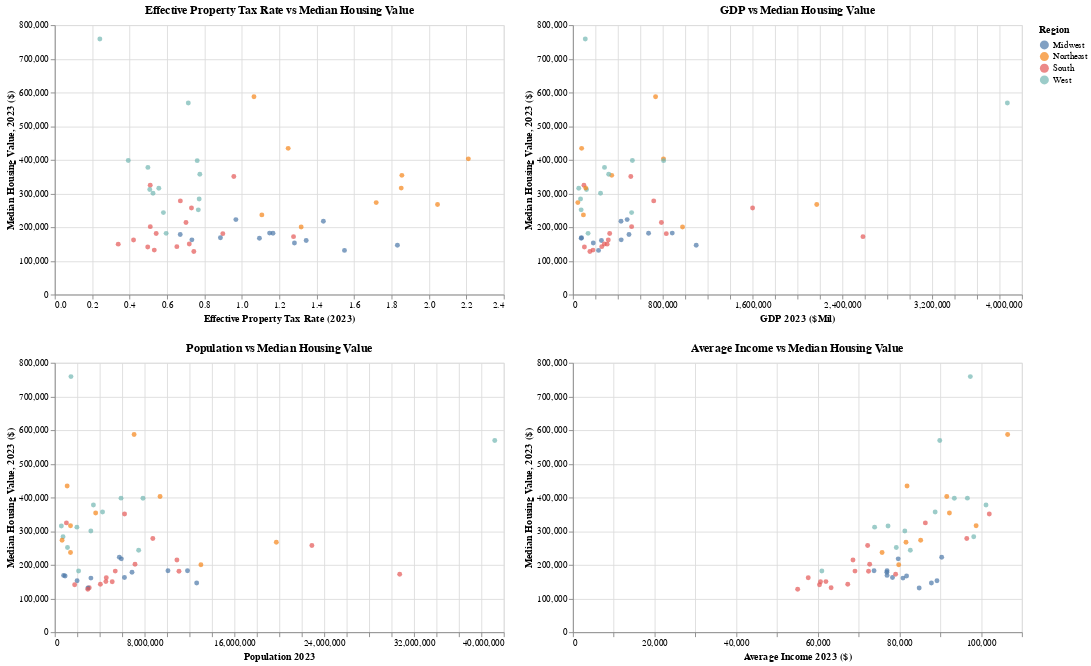

This figure's notebook cell:
### Markdown cell above
There is no clear trend indicating that as property tax rates increase the value of a house decreases. Let's compare other factors now.

### Code cell
Pop_plot = alt.Chart(State_df).mark_circle().encode(
    x = "Population 2023",
    y = "Median Housing Value, 2023 ($)",
    color = "Region",
    tooltip=['State','Population 2023','Median Housing Value, 2023 ($)']
).properties(
    width=500,
    title="Population vs Median Housing Value"
)

GDP_plot = alt.Chart(State_df).mark_circle().encode(
    x = "GDP 2023 ($Mil)",
    y = "Median Housing Value, 2023 ($)",
    color = "Region",
    tooltip=['State','GDP 2023 ($Mil)','Median Housing Value, 2023 ($)']
).properties(
    width=500,
    title="GDP vs Median Housing Value"
)

Inc_plot = alt.Chart(State_df).mark_circle().encode(
    x = "Average Income 2023 ($)",
    y = "Median Housing Value, 2023 ($)",
    color = "Region",
    tooltip=['State','Median Housing Value, 2023 ($)','Average Income 2023 ($)']
).properties(
    width=500,
    title="Average Income vs Median Housing Value"
)

Tax_plot & Pop_plot | GDP_plot & Inc_plot

### Figure 1 — Vega-Lite specification as saved in the notebook (floating-point values rounded to 4 significant figures)
{"config": {"view": {"continuousWidth": 300, "continuousHeight": 300}}, "hconcat": [{"vconcat": [{"mark": {"type": "circle"}, "encoding": {"color": {"field": "Region", "type": "nominal"}, "tooltip": [{"field": "State", "type": "nominal"}, {"field": "Effective Property Tax Rate (2023)", "type": "quantitative"}, {"field": "Median Housing Value, 2023 ($)", "type": "quantitative"}], "x": {"field": "Effective Property Tax Rate (2023)", "type": "quantitative"}, "y": {"field": "Median Housing Value, 2023 ($)", "type": "quantitative"}}, "title": "Effective Property Tax Rate vs Median Housing Value", "width": 500}, {"mark": {"type": "circle"}, "encoding": {"color": {"field": "Region", "type": "nominal"}, "tooltip": [{"field": "State", "type": "nominal"}, {"field": "Population 2023", "type": "quantitative"}, {"field": "Median Housing Value, 2023 ($)", "type": "quantitative"}], "x": {"field": "Population 2023", "type": "quantitative"}, "y": {"field": "Median Housing Value, 2023 ($)", "type": "quantitative"}}, "title": "Population vs Median Housing Value", "width": 500}]}, {"vconcat": [{"mark": {"type": "circle"}, "encoding": {"color": {"field": "Region", "type": "nominal"}, "tooltip": [{"field": "State", "type": "nominal"}, {"field": "GDP 2023 ($Mil)", "type": "quantitative"}, {"field": "Median Housing Value, 2023 ($)", "type": "quantitative"}], "x": {"field": "GDP 2023 ($Mil)", "type": "quantitative"}, "y": {"field": "Median Housing Value, 2023 ($)", "type": "quantitative"}}, "title": "GDP vs Median Housing Value", "width": 500}, {"mark": {"type": "circle"}, "encoding": {"color": {"field": "Region", "type": "nominal"}, "tooltip": [{"field": "State", "type": "nominal"}, {"field": "Median Housing Value, 2023 ($)", "type": "quantitative"}, {"field": "Average Income 2023 ($)", "type": "quantitative"}], "x": {"field": "Average Income 2023 ($)", "type": "quantitative"}, "y": {"field": "Median Housing Value, 2023 ($)", "type": "quantitative"}}, "title": "Average Income vs Median Housing Value", "width": 500}]}], "data": {"name": "data-445f00c6fee3f5df1550859ec3677a91"}, "$schema": "https://vega.github.io/schema/vega-lite/v5.20.1.json", "datasets": {"data-445f00c6fee3f5df1550859ec3677a91": [{"State": "Alabama", "Average Income 2023 ($)": 60660, "Region": "South", "Division": "East South Central", "Total Area (sq mi)": 52420, "Land Area (sq mi)": 50645, "Water Area (sq mi)": 1775, "Population 2023": 5117673, "GDP 2023 ($Mil)": 304936, "Median Housing Value, 2023 ($)": 149700.0, "Median Property Taxes Paid, 2023 ($)(5-Year Estimate)": 511.5, "Effective Property Tax Rate (2023)": 0.3392}, {"State": "Alaska", "Average Income 2023 ($)": 98190, "Region": "West", "Division": "Pacific", "Total Area (sq mi)": 665384, "Land Area (sq mi)": 570641, "Water Area (sq mi)": 94743, "Population 2023": 736510, "GDP 2023 ($Mil)": 68056, "Median Housing Value, 2023 ($)": 283600.0, "Median Property Taxes Paid, 2023 ($)(5-Year Estimate)": 2187.0, "Effective Property Tax Rate (2023)": 0.7719}, {"State": "Arizona", "Average Income 2023 ($)": 82660, "Region": "West", "Division": "Mountain", "Total Area (sq mi)": 113990, "Land Area (sq mi)": 113594, "Water Area (sq mi)": 396, "Population 2023": 7473027, "GDP 2023 ($Mil)": 522767, "Median Housing Value, 2023 ($)": 243400.0, "Median Property Taxes Paid, 2023 ($)(5-Year Estimate)": 1349.0, "Effective Property Tax Rate (2023)": 0.5807}, {"State": "Arkansas", "Average Income 2023 ($)": 63250, "Region": "South", "Division": "West South Central", "Total Area (sq mi)": 53179, "Land Area (sq mi)": 52035, "Water Area (sq mi)": 1143, "Population 2023": 3069463, "GDP 2023 ($Mil)": 178606, "Median Housing Value, 2023 ($)": 132000.0, "Median Property Taxes Paid, 2023 ($)(5-Year Estimate)": 705.2, "Effective Property Tax Rate (2023)": 0.5318}, {"State": "California", "Average Income 2023 ($)": 89870, "Region": "West", "Division": "Pacific", "Total Area (sq mi)": 163695, "Land Area (sq mi)": 155779, "Water Area (sq mi)": 7916, "Population 2023": 39198693, "GDP 2023 ($Mil)": 3870379, "Median Housing Value, 2023 ($)": 569000.0, "Median Property Taxes Paid, 2023 ($)(5-Year Estimate)": 4045.0, "Effective Property Tax Rate (2023)": 0.7138}, {"State": "Colorado", "Average Income 2023 ($)": 96640, "Region": "West", "Division": "Mountain", "Total Area (sq mi)": 104094, "Land Area (sq mi)": 103642, "Water Area (sq mi)": 452, "Population 2023": 5901339, "GDP 2023 ($Mil)": 529627, "Median Housing Value, 2023 ($)": 398100.0, "Median Property Taxes Paid, 2023 ($)(5-Year Estimate)": 1560.0, "Effective Property Tax Rate (2023)": 0.3928}, {"State": "Connecticut", "Average Income 2023 ($)": 92240, "Region": "Northeast", "Division": "New England", "Total Area (sq mi)": 5543, "Land Area (sq mi)": 4842, "Water Area (sq mi)": 701, "Population 2023": 3643023, "GDP 2023 ($Mil)": 345912, "Median Housing Value, 2023 ($)": 354000.0, "Median Property Taxes Paid, 2023 ($)(5-Year Estimate)": 6465.0, "Effective Property Tax Rate (2023)": 1.855}, {"State": "Delaware", "Average Income 2023 ($)": 86340, "Region": "South", "Division": "South Atlantic", "Total Area (sq mi)": 2489, "Land Area (sq mi)": 1949, "Water Area (sq mi)": 540, "Population 2023": 1036423, "GDP 2023 ($Mil)": 98069, "Median Housing Value, 2023 ($)": 324600.0, "Median Property Taxes Paid, 2023 ($)(5-Year Estimate)": 1649.0, "Effective Property Tax Rate (2023)": 0.5102}, {"State": "Florida", "Average Income 2023 ($)": 72200, "Region": "South", "Division": "South Atlantic", "Total Area (sq mi)": 65758, "Land Area (sq mi)": 53625, "Water Area (sq mi)": 12133, "Population 2023": 22904868, "GDP 2023 ($Mil)": 1600811, "Median Housing Value, 2023 ($)": 257200.0, "Median Property Taxes Paid, 2023 ($)(5-Year Estimate)": 1885.0, "Effective Property Tax Rate (2023)": 0.7307}, {"State": "Georgia", "Average Income 2023 ($)": 72420, "Region": "South", "Division": "South Atlantic", "Total Area (sq mi)": 59425, "Land Area (sq mi)": 57513, "Water Area (sq mi)": 1912, "Population 2023": 11064432, "GDP 2023 ($Mil)": 831828, "Median Housing Value, 2023 ($)": 180800.0, "Median Property Taxes Paid, 2023 ($)(5-Year Estimate)": 1529.0, "Effective Property Tax Rate (2023)": 0.8982}, {"State": "Hawaii", "Average Income 2023 ($)": 97360, "Region": "West", "Division": "Pacific", "Total Area (sq mi)": 10932, "Land Area (sq mi)": 6423, "Water Area (sq mi)": 4509, "Population 2023": 1441387, "GDP 2023 ($Mil)": 110265, "Median Housing Value, 2023 ($)": 759000.0, "Median Property Taxes Paid, 2023 ($)(5-Year Estimate)": 1789.0, "Effective Property Tax Rate (2023)": 0.2409}, {"State": "Idaho", "Average Income 2023 ($)": 73910, "Region": "West", "Division": "Mountain", "Total Area (sq mi)": 83569, "Land Area (sq mi)": 82643, "Water Area (sq mi)": 926, "Population 2023": 1971122, "GDP 2023 ($Mil)": 120958, "Median Housing Value, 2023 ($)": 311900.0, "Median Property Taxes Paid, 2023 ($)(5-Year Estimate)": 1529.0, "Effective Property Tax Rate (2023)": 0.5078}, {"State": "Illinois", "Average Income 2023 ($)": 87820, "Region": "Midwest", "Division": "East North Central", "Total Area (sq mi)": 57914, "Land Area (sq mi)": 55519, "Water Area (sq mi)": 2395, "Population 2023": 12642259, "GDP 2023 ($Mil)": 1098346, "Median Housing Value, 2023 ($)": 146100.0, "Median Property Taxes Paid, 2023 ($)(5-Year Estimate)": 2782.0, "Effective Property Tax Rate (2023)": 1.831}, {"State": "Indiana", "Average Income 2023 ($)": 76910, "Region": "Midwest", "Division": "East North Central", "Total Area (sq mi)": 36420, "Land Area (sq mi)": 35826, "Water Area (sq mi)": 593, "Population 2023": 6880131, "GDP 2023 ($Mil)": 499503, "Median Housing Value, 2023 ($)": 178100.0, "Median Property Taxes Paid, 2023 ($)(5-Year Estimate)": 1199.0, "Effective Property Tax Rate (2023)": 0.6705}, {"State": "Iowa", "Average Income 2023 ($)": 80860, "Region": "Midwest", "Division": "West North Central", "Total Area (sq mi)": 56273, "Land Area (sq mi)": 55857, "Water Area (sq mi)": 416, "Population 2023": 3218414, "GDP 2023 ($Mil)": 254032, "Median Housing Value, 2023 ($)": 160600.0, "Median Property Taxes Paid, 2023 ($)(5-Year Estimate)": 2160.0, "Effective Property Tax Rate (2023)": 1.344}, {"State": "Kansas", "Average Income 2023 ($)": 84830, "Region": "Midwest", "Division": "West North Central", "Total Area (sq mi)": 82278, "Land Area (sq mi)": 81759, "Water Area (sq mi)": 520, "Population 2023": 2951500, "GDP 2023 ($Mil)": 228232, "Median Housing Value, 2023 ($)": 131100.0, "Median Property Taxes Paid, 2023 ($)(5-Year Estimate)": 1943.0, "Effective Property Tax Rate (2023)": 1.549}, {"State": "Kentucky", "Average Income 2023 ($)": 61980, "Region": "South", "Division": "East South Central", "Total Area (sq mi)": 40408, "Land Area (sq mi)": 39486, "Water Area (sq mi)": 921, "Population 2023": 4550595, "GDP 2023 ($Mil)": 279707, "Median Housing Value, 2023 ($)": 150200.0, "Median Property Taxes Paid, 2023 ($)(5-Year Estimate)": 1093.0, "Effective Property Tax Rate (2023)": 0.719}, {"State": "Louisiana", "Average Income 2023 ($)": 57650, "Region": "South", "Division": "West South Central", "Total Area (sq mi)": 52378, "Land Area (sq mi)": 43204, "Water Area (sq mi)": 9174, "Population 2023": 4588071, "GDP 2023 ($Mil)": 314989, "Median Housing Value, 2023 ($)": 161900.0, "Median Property Taxes Paid, 2023 ($)(5-Year Estimate)": 731.8, "Effective Property Tax Rate (2023)": 0.4211}, {"State": "Maine", "Average Income 2023 ($)": 75740, "Region": "Northeast", "Division": "New England", "Total Area (sq mi)": 35380, "Land Area (sq mi)": 30843, "Water Area (sq mi)": 4537, "Population 2023": 1399646, "GDP 2023 ($Mil)": 93270, "Median Housing Value, 2023 ($)": 236600.0, "Median Property Taxes Paid, 2023 ($)(5-Year Estimate)": 2598.0, "Effective Property Tax Rate (2023)": 1.107}, {"State": "Maryland", "Average Income 2023 ($)": 102000, "Region": "South", "Division": "South Atlantic", "Total Area (sq mi)": 12406, "Land Area (sq mi)": 9707, "Water Area (sq mi)": 2699, "Population 2023": 6217062, "GDP 2023 ($Mil)": 515607, "Median Housing Value, 2023 ($)": 350700.0, "Median Property Taxes Paid, 2023 ($)(5-Year Estimate)": 3328.0, "Effective Property Tax Rate (2023)": 0.9571}, {"State": "Massachusetts", "Average Income 2023 ($)": 106500, "Region": "Northeast", "Division": "New England", "Total Area (sq mi)": 10554, "Land Area (sq mi)": 7800, "Water Area (sq mi)": 2754, "Population 2023": 7066568, "GDP 2023 ($Mil)": 736296, "Median Housing Value, 2023 ($)": 587200.0, "Median Property Taxes Paid, 2023 ($)(5-Year Estimate)": 5149.0, "Effective Property Tax Rate (2023)": 1.065}, {"State": "Michigan", "Average Income 2023 ($)": 76960, "Region": "Midwest", "Division": "East North Central", "Total Area (sq mi)": 96714, "Land Area (sq mi)": 56539, "Water Area (sq mi)": 40174, "Population 2023": 10083356, "GDP 2023 ($Mil)": 673818, "Median Housing Value, 2023 ($)": 182200.0, "Median Property Taxes Paid, 2023 ($)(5-Year Estimate)": 2102.0, "Effective Property Tax Rate (2023)": 1.166}, {"State": "Minnesota", "Average Income 2023 ($)": 90340, "Region": "Midwest", "Division": "West North Central", "Total Area (sq mi)": 86936, "Land Area (sq mi)": 79627, "Water Area (sq mi)": 7309, "Population 2023": 5753048, "GDP 2023 ($Mil)": 483162, "Median Housing Value, 2023 ($)": 222500.0, "Median Property Taxes Paid, 2023 ($)(5-Year Estimate)": 2168.0, "Effective Property Tax Rate (2023)": 0.968}, {"State": "Mississippi", "Average Income 2023 ($)": 55060, "Region": "South", "Division": "East South Central", "Total Area (sq mi)": 48432, "Land Area (sq mi)": 46923, "Water Area (sq mi)": 1509, "Population 2023": 2943172, "GDP 2023 ($Mil)": 151147, "Median Housing Value, 2023 ($)": 127600.0, "Median Property Taxes Paid, 2023 ($)(5-Year Estimate)": 931.2, "Effective Property Tax Rate (2023)": 0.7433}, {"State": "Missouri", "Average Income 2023 ($)": 78290, "Region": "Midwest", "Division": "West North Central", "Total Area (sq mi)": 69707, "Land Area (sq mi)": 68742, "Water Area (sq mi)": 965, "Population 2023": 6208038, "GDP 2023 ($Mil)": 430114, "Median Housing Value, 2023 ($)": 162400.0, "Median Property Taxes Paid, 2023 ($)(5-Year Estimate)": 1199.0, "Effective Property Tax Rate (2023)": 0.7329}, {"State": "Montana", "Average Income 2023 ($)": 79220, "Region": "West", "Division": "Mountain", "Total Area (sq mi)": 147040, "Land Area (sq mi)": 145546, "Water Area (sq mi)": 1494, "Population 2023": 1131302, "GDP 2023 ($Mil)": 73255, "Median Housing Value, 2023 ($)": 251500.0, "Median Property Taxes Paid, 2023 ($)(5-Year Estimate)": 1802.0, "Effective Property Tax Rate (2023)": 0.7672}, {"State": "Nebraska", "Average Income 2023 ($)": 89190, "Region": "Midwest", "Division": "West North Central", "Total Area (sq mi)": 77348, "Land Area (sq mi)": 76824, "Water Area (sq mi)": 524, "Population 2023": 1987864, "GDP 2023 ($Mil)": 181285, "Median Housing Value, 2023 ($)": 152800.0, "Median Property Taxes Paid, 2023 ($)(5-Year Estimate)": 1972.0, "Effective Property Tax Rate (2023)": 1.281}, {"State": "Nevada", "Average Income 2023 ($)": 81310, "Region": "West", "Division": "Mountain", "Total Area (sq mi)": 110570, "Land Area (sq mi)": 109781, "Water Area (sq mi)": 791, "Population 2023": 3214363, "GDP 2023 ($Mil)": 245949, "Median Housing Value, 2023 ($)": 300600.0, "Median Property Taxes Paid, 2023 ($)(5-Year Estimate)": 1499.0, "Effective Property Tax Rate (2023)": 0.5251}, {"State": "New Hampshire", "Average Income 2023 ($)": 98780, "Region": "Northeast", "Division": "New England", "Total Area (sq mi)": 9349, "Land Area (sq mi)": 8953, "Water Area (sq mi)": 397, "Population 2023": 1402199, "GDP 2023 ($Mil)": 114101, "Median Housing Value, 2023 ($)": 316000.0, "Median Property Taxes Paid, 2023 ($)(5-Year Estimate)": 5680.0, "Effective Property Tax Rate (2023)": 1.852}, {"State": "New Jersey", "Average Income 2023 ($)": 91590, "Region": "Northeast", "Division": "Mid-Atlantic", "Total Area (sq mi)": 8723, "Land Area (sq mi)": 7354, "Water Area (sq mi)": 1368, "Population 2023": 9379642, "GDP 2023 ($Mil)": 806665, "Median Housing Value, 2023 ($)": 403000.0, "Median Property Taxes Paid, 2023 ($)(5-Year Estimate)": 8512.0, "Effective Property Tax Rate (2023)": 2.211}, {"State": "New Mexico", "Average Income 2023 ($)": 60980, "Region": "West", "Division": "Mountain", "Total Area (sq mi)": 121590, "Land Area (sq mi)": 121298, "Water Area (sq mi)": 292, "Population 2023": 2121164, "GDP 2023 ($Mil)": 135010, "Median Housing Value, 2023 ($)": 181600.0, "Median Property Taxes Paid, 2023 ($)(5-Year Estimate)": 1043.0, "Effective Property Tax Rate (2023)": 0.5953}, {"State": "New York", "Average Income 2023 ($)": 81600, "Region": "Northeast", "Division": "Mid-Atlantic", "Total Area (sq mi)": 5455, "Land Area (sq mi)": 47126, "Water Area (sq mi)": 7429, "Population 2023": 19737367, "GDP 2023 ($Mil)": 2172010, "Median Housing Value, 2023 ($)": 267200.0, "Median Property Taxes Paid, 2023 ($)(5-Year Estimate)": 4709.0, "Effective Property Tax Rate (2023)": 2.046}, {"State": "North Carolina", "Average Income 2023 ($)": 68610, "Region": "South", "Division": "South Atlantic", "Total Area (sq mi)": 53819, "Land Area (sq mi)": 48618, "Water Area (sq mi)": 5201, "Population 2023": 10881189, "GDP 2023 ($Mil)": 788103, "Median Housing Value, 2023 ($)": 214200.0, "Median Property Taxes Paid, 2023 ($)(5-Year Estimate)": 1433.0, "Effective Property Tax Rate (2023)": 0.7013}, {"State": "North Dakota", "Average Income 2023 ($)": 76960, "Region": "Midwest", "Division": "West North Central", "Total Area (sq mi)": 70698, "Land Area (sq mi)": 69001, "Water Area (sq mi)": 1698, "Population 2023": 789047, "GDP 2023 ($Mil)": 76043, "Median Housing Value, 2023 ($)": 168600.0, "Median Property Taxes Paid, 2023 ($)(5-Year Estimate)": 1460.0, "Effective Property Tax Rate (2023)": 0.8855}, {"State": "Ohio", "Average Income 2023 ($)": 73770, "Region": "Midwest", "Division": "East North Central", "Total Area (sq mi)": 44826, "Land Area (sq mi)": 40861, "Water Area (sq mi)": 3965, "Population 2023": 11824034, "GDP 2023 ($Mil)": 884834, "Median Housing Value, 2023 ($)": 182500.0, "Median Property Taxes Paid, 2023 ($)(5-Year Estimate)": 2145.0, "Effective Property Tax Rate (2023)": 1.148}, {"State": "Oklahoma", "Average Income 2023 ($)": 67330, "Region": "South", "Division": "West South Central", "Total Area (sq mi)": 69899, "Land Area (sq mi)": 68595, "Water Area (sq mi)": 1304, "Population 2023": 4063882, "GDP 2023 ($Mil)": 256689, "Median Housing Value, 2023 ($)": 142300.0, "Median Property Taxes Paid, 2023 ($)(5-Year Estimate)": 959.5, "Effective Property Tax Rate (2023)": 0.6524}, {"State": "Oregon", "Average Income 2023 ($)": 88740, "Region": "West", "Division": "Pacific", "Total Area (sq mi)": 98379, "Land Area (sq mi)": 95988, "Water Area (sq mi)": 2391, "Population 2023": 4253653, "GDP 2023 ($Mil)": 318884, "Median Housing Value, 2023 ($)": 357100.0, "Median Property Taxes Paid, 2023 ($)(5-Year Estimate)": 2745.0, "Effective Property Tax Rate (2023)": 0.7753}, {"State": "Pennsylvania", "Average Income 2023 ($)": 79820, "Region": "Northeast", "Division": "Mid-Atlantic", "Total Area (sq mi)": 46054, "Land Area (sq mi)": 44743, "Water Area (sq mi)": 1312, "Population 2023": 13017721, "GDP 2023 ($Mil)": 976361, "Median Housing Value, 2023 ($)": 200300.0, "Median Property Taxes Paid, 2023 ($)(5-Year Estimate)": 2657.0, "Effective Property Tax Rate (2023)": 1.317}, {"State": "Rhode Island", "Average Income 2023 ($)": 81860, "Region": "Northeast", "Division": "New England", "Total Area (sq mi)": 1545, "Land Area (sq mi)": 1034, "Water Area (sq mi)": 511, "Population 2023": 1103429, "GDP 2023 ($Mil)": 77574, "Median Housing Value, 2023 ($)": 434100.0, "Median Property Taxes Paid, 2023 ($)(5-Year Estimate)": 5269.0, "Effective Property Tax Rate (2023)": 1.248}, {"State": "South Carolina", "Average Income 2023 ($)": 69100, "Region": "South", "Division": "South Atlantic", "Total Area (sq mi)": 32020, "Land Area (sq mi)": 30061, "Water Area (sq mi)": 1960, "Population 2023": 5387830, "GDP 2023 ($Mil)": 327420, "Median Housing Value, 2023 ($)": 181400.0, "Median Property Taxes Paid, 2023 ($)(5-Year Estimate)": 938.9, "Effective Property Tax Rate (2023)": 0.542}, {"State": "South Dakota", "Average Income 2023 ($)": 81740, "Region": "Midwest", "Division": "West North Central", "Total Area (sq mi)": 77116, "Land Area (sq mi)": 75811, "Water Area (sq mi)": 1305, "Population 2023": 918305, "GDP 2023 ($Mil)": 74034, "Median Housing Value, 2023 ($)": 167000.0, "Median Property Taxes Paid, 2023 ($)(5-Year Estimate)": 1785.0, "Effective Property Tax Rate (2023)": 1.094}, {"State": "Tennessee", "Average Income 2023 ($)": 72700, "Region": "South", "Division": "East South Central", "Total Area (sq mi)": 42144, "Land Area (sq mi)": 41235, "Water Area (sq mi)": 909, "Population 2023": 7148304, "GDP 2023 ($Mil)": 523032, "Median Housing Value, 2023 ($)": 201600.0, "Median Property Taxes Paid, 2023 ($)(5-Year Estimate)": 1016.0, "Effective Property Tax Rate (2023)": 0.5105}, {"State": "Texas", "Average Income 2023 ($)": 79060, "Region": "South", "Division": "West South Central", "Total Area (sq mi)": 268596, "Land Area (sq mi)": 261232, "Water Area (sq mi)": 7365, "Population 2023": 30727890, "GDP 2023 ($Mil)": 2583866, "Median Housing Value, 2023 ($)": 172000.0, "Median Property Taxes Paid, 2023 ($)(5-Year Estimate)": 2203.0, "Effective Property Tax Rate (2023)": 1.276}, {"State": "Utah", "Average Income 2023 ($)": 101200, "Region": "West", "Division": "Mountain", "Total Area (sq mi)": 84897, "Land Area (sq mi)": 82170, "Water Area (sq mi)": 2727, "Population 2023": 3443222, "GDP 2023 ($Mil)": 281329, "Median Housing Value, 2023 ($)": 377600.0, "Median Property Taxes Paid, 2023 ($)(5-Year Estimate)": 1815.0, "Effective Property Tax Rate (2023)": 0.4978}, {"State": "Vermont", "Average Income 2023 ($)": 85190, "Region": "Northeast", "Division": "New England", "Total Area (sq mi)": 9616, "Land Area (sq mi)": 9217, "Water Area (sq mi)": 400, "Population 2023": 648708, "GDP 2023 ($Mil)": 43534, "Median Housing Value, 2023 ($)": 273000.0, "Median Property Taxes Paid, 2023 ($)(5-Year Estimate)": 4648.0, "Effective Property Tax Rate (2023)": 1.718}, {"State": "Virginia", "Average Income 2023 ($)": 96490, "Region": "South", "Division": "South Atlantic", "Total Area (sq mi)": 42775, "Land Area (sq mi)": 39490, "Water Area (sq mi)": 3285, "Population 2023": 8734685, "GDP 2023 ($Mil)": 719897, "Median Housing Value, 2023 ($)": 278100.0, "Median Property Taxes Paid, 2023 ($)(5-Year Estimate)": 1960.0, "Effective Property Tax Rate (2023)": 0.6712}, {"State": "Washington", "Average Income 2023 ($)": 93440, "Region": "West", "Division": "Pacific", "Total Area (sq mi)": 71298, "Land Area (sq mi)": 66456, "Water Area (sq mi)": 4842, "Population 2023": 7857320, "GDP 2023 ($Mil)": 807865, "Median Housing Value, 2023 ($)": 397700.0, "Median Property Taxes Paid, 2023 ($)(5-Year Estimate)": 3028.0, "Effective Property Tax Rate (2023)": 0.7613}, {"State": "West Virginia", "Average Income 2023 ($)": 60410, "Region": "South", "Division": "South Atlantic", "Total Area (sq mi)": 24230, "Land Area (sq mi)": 24038, "Water Area (sq mi)": 192, "Population 2023": 1770495, "GDP 2023 ($Mil)": 102152, "Median Housing Value, 2023 ($)": 141000.0, "Median Property Taxes Paid, 2023 ($)(5-Year Estimate)": 699.5, "Effective Property Tax Rate (2023)": 0.4968}, {"State": "Wisconsin", "Average Income 2023 ($)": 79690, "Region": "Midwest", "Division": "East North Central", "Total Area (sq mi)": 65496, "Land Area (sq mi)": 54158, "Water Area (sq mi)": 11339, "Population 2023": 5930405, "GDP 2023 ($Mil)": 428447, "Median Housing Value, 2023 ($)": 217800.0, "Median Property Taxes Paid, 2023 ($)(5-Year Estimate)": 3081.0, "Effective Property Tax Rate (2023)": 1.436}, {"State": "Wyoming", "Average Income 2023 ($)": 77200, "Region": "West", "Division": "Mountain", "Total Area (sq mi)": 97813, "Land Area (sq mi)": 97093, "Water Area (sq mi)": 720, "Population 2023": 585067, "GDP 2023 ($Mil)": 51991, "Median Housing Value, 2023 ($)": 315500.0, "Median Property Taxes Paid, 2023 ($)(5-Year Estimate)": 1666.0, "Effective Property Tax Rate (2023)": 0.5561}]}}
